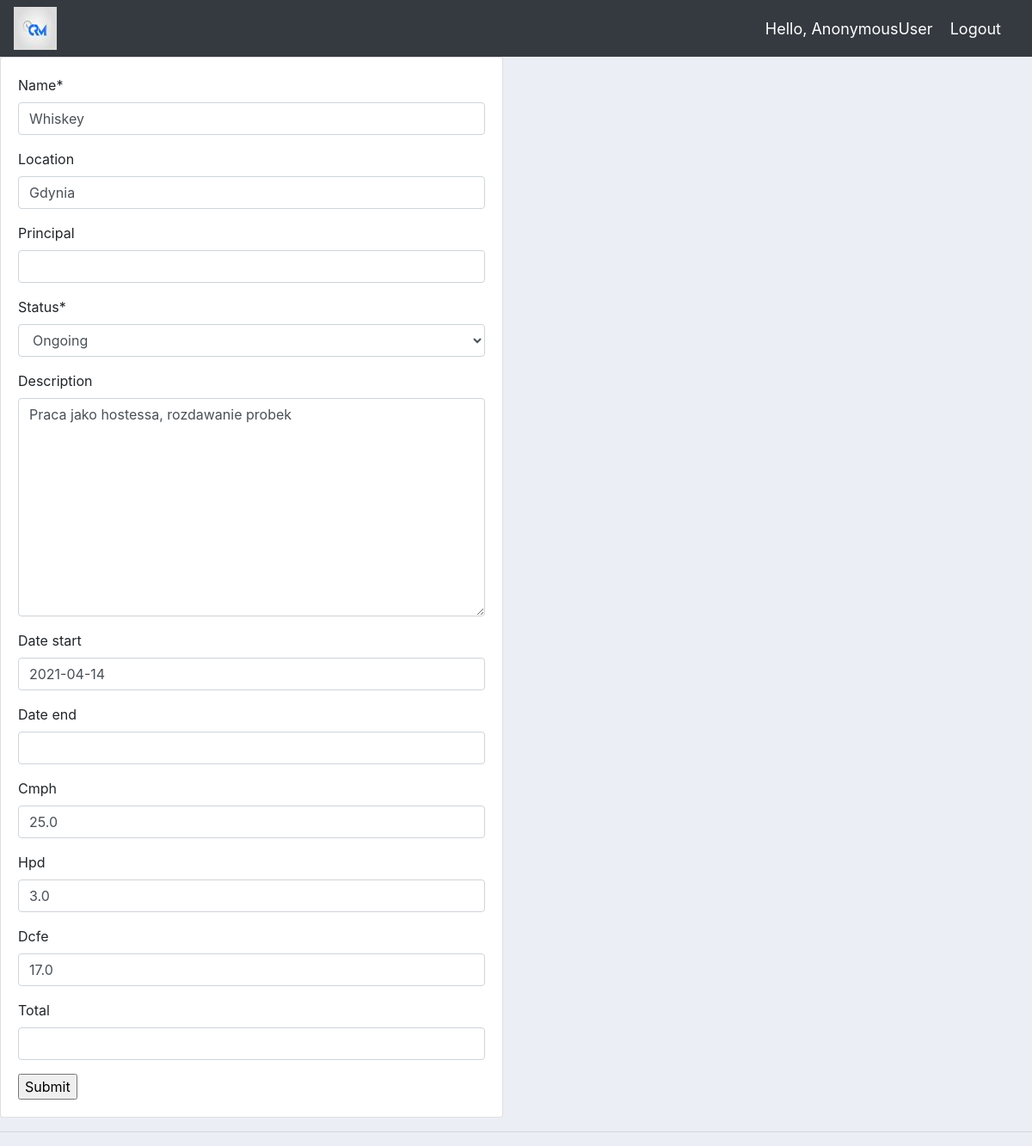
/update_event/2, run on the app's committed database.
### events/models.py (models this page shows, shortened)
class Event(models.Model):
    STATUS = (
        ('Draft','Draft'),
        ('Ongoing', 'Ongoing'),
        ('Finished', 'Finished')
    )
    name = models.CharField(max_length=200, null=True)
    location = models.CharField(max_length=200, null=True, blank = True)
    principal = models.CharField(max_length=200, null=True, blank = True)
    status = models.CharField(max_length=200, choices=STATUS, null=True)
    description = models.TextField(null=True, blank=True)
    create_date = models.DateTimeField(auto_now_add=True, null=True)
    date_start = models.DateField(null=True, blank=True)
    date_end = models.DateField(null=True, blank=True)
    cmph = models.FloatField(null=True, blank=True) #default for EventHandler
    hpd = models.FloatField(null=True, blank=True) #default for EventHandler
    dcfe = models.FloatField(null=True, blank=True) #default for EventHandler
    total = models.FloatField(null=True, blank=True)

### events/views.py (the view)
# urls.py: path('update_event/<str:pk>', views.update_event,name='update_event'),
def update_event(request,pk):
    event = Event.objects.get(id=pk)
    form = EventForm(instance=event)
    if request.method == 'POST':
        form = EventForm(request.POST,instance=event)
        if form.is_valid():
            form.save()
            return redirect('/')
    context ={
        'form':form
    }
    return render(request, template_name = 'events/event_form.html', context=context)

### events/forms.py
class EventForm(ModelForm):
    class Meta:
        model = Event
        fields = '__all__'

### events/templates/events/event_form.html (shortened to what this page needs)
{% extends "events/main.html" %}
{% load static %}
{% load crispy_forms_tags %}
{% block content %}
<div class="row">
    <div class="col-md-6">
        <div class="card card-body">
            <form action="" method="POST">
                {{ form|crispy }}
                <input type="submit" name="Submit">
            </form>
        </div>
    </div>
</div>
{% endblock content %}

### events/static/events/css/main.css (style rules this page uses)
body { background-color: #ebeff5; }

### data on the page
Event: name "Whiskey", location "Gdynia", status "Ongoing", description "Praca jako hostessa, rozdawanie probek", date_start "2021-04-14", cmph "25.0", hpd "3.0", dcfe "17.0"

### other printed values
{{ request.user }} "AnonymousUser"
